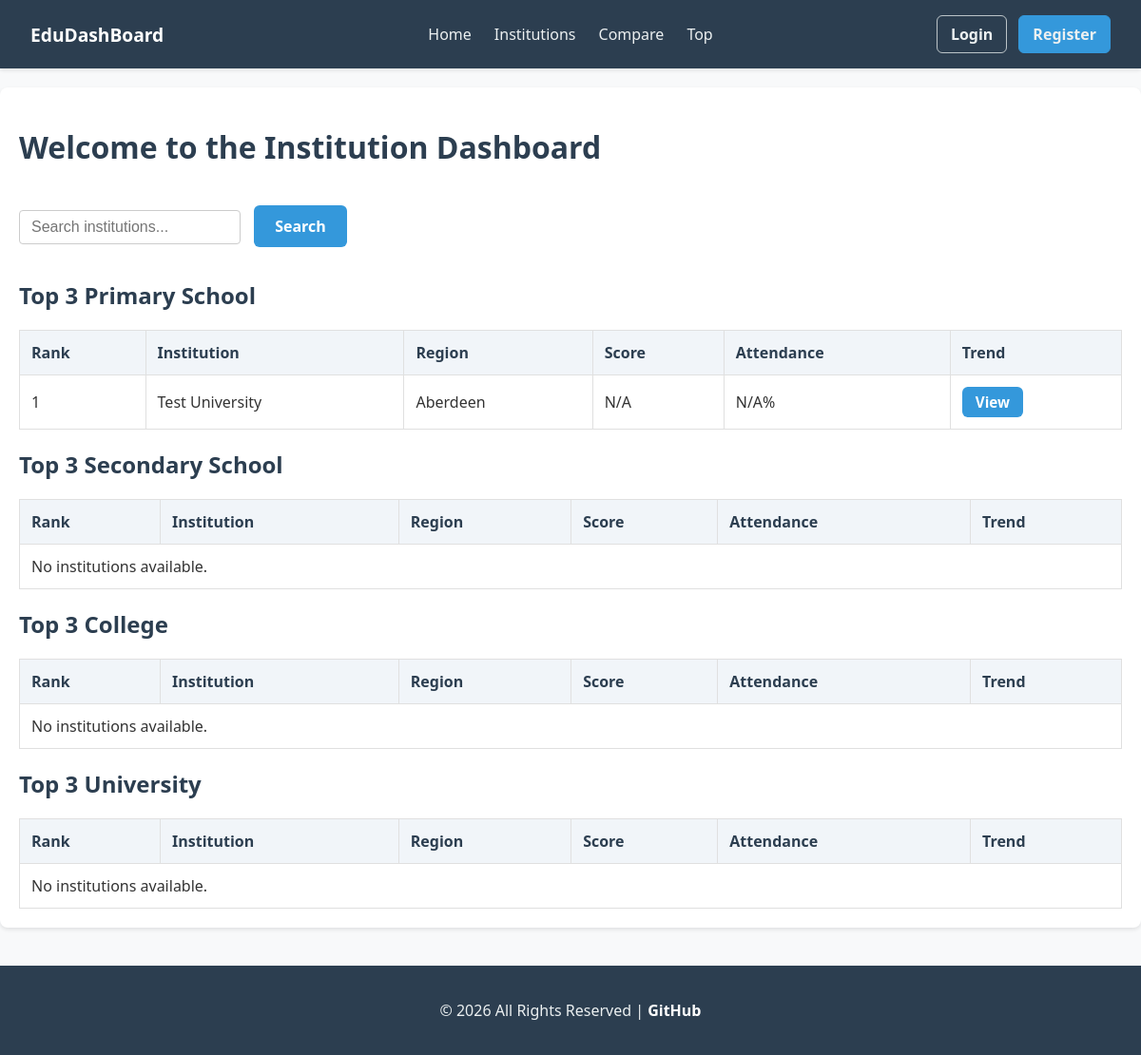
/, run on an earlier commit of the app's database.
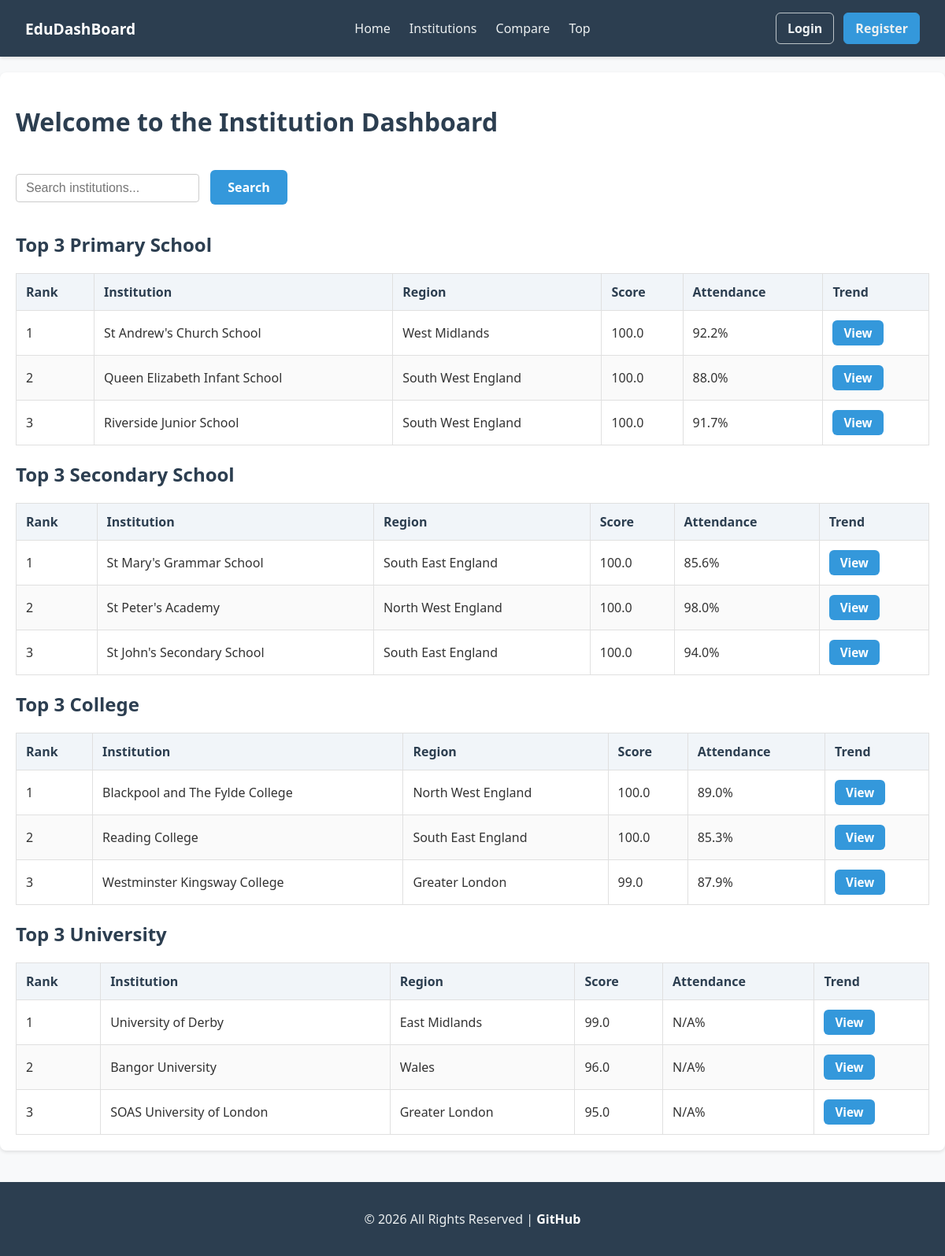
And on a later commit of the database.
### institutions/models.py (models this page shows, shortened)
class Institution(models.Model):
    CATEGORY_CHOICES = [
        ("Primary School", "Primary School"),
        ("Secondary School", "Secondary School"),
        ("College", "College"),
        ("University", "University"),
    ]
    name = models.CharField(max_length=200)
    category = models.CharField(
        max_length=50,
        choices=CATEGORY_CHOICES
    )
    region = models.ForeignKey(
        Region,
        on_delete=models.CASCADE
    )
    city = models.CharField(
        max_length=100,
        blank=True
    )
    postcode = models.CharField(
        max_length=20,
        blank=True
    )
    founded_year = models.IntegerField(
        null=True,
        blank=True
    )
    class Meta:
        ordering = ["name"]

class Region(models.Model):
    name = models.CharField(max_length=100)
    country = models.CharField(max_length=100, blank=True)
    class Meta:
        ordering = ["name"]

### institutions/views.py (the view)
# urls.py: 2. Add a URL to urlpatterns:  path('', views.home, name='home')
def home(request):
    top_institutions_by_category = []
    for category_value, category_label in Institution.CATEGORY_CHOICES:
        top_institutions = institutions_with_latest_performance(
            Institution.objects.filter(category=category_value)
        ).order_by("-latest_score")[:3]
        top_institutions_by_category.append({
            "category_label": category_label,
            "institutions": top_institutions,
        })
    return render(request, "institutions/home.html", {
        "top_institutions_by_category": top_institutions_by_category
    })

### institutions/views.py (called while the page is built)
def institutions_with_latest_performance(queryset):
    latest_record = PerformanceRecord.objects.filter(
        institution=OuterRef("pk")
    ).order_by("-year")
    return queryset.annotate(
        latest_score=Subquery(
            latest_record.values("overall_score")[:1],
            output_field=FloatField()
        ),
        latest_attendance=Subquery(
            latest_record.values("attendance_rate_pct")[:1],
            output_field=FloatField()
        ),
    )

### institutions/templates/institutions/home.html
{% extends 'institutions/base.html' %}
{% block content %}
    <h1>Welcome to the Institution Dashboard</h1>
    <form
        action="{% url 'institution_list' %}"
        method="GET"
        class="search-form"
    >
        <input
            type="text"
            name="q"
            placeholder="Search institutions..."
            required
        >
        <button type="submit" class="default-btn">
            Search
        </button>
    </form>
    {% for group in top_institutions_by_category %}
        <h2>
            Top 3 {{ group.category_label }}
        </h2>
        <table>
            <thead>
                <tr>
                    <th>Rank</th>
                    <th>Institution</th>
                    <th>Region</th>
                    <th>Score</th>
                    <th>Attendance</th>
                    <th>Trend</th>
                </tr>
            </thead>
            <tbody>
                {% for institution in group.institutions %}
                    <tr>
                        <td>{{ forloop.counter }}</td>
                        <td>{{ institution.name }}</td>
                        <td>{{ institution.region.name }}</td>
                        <td>
                            {{ institution.latest_score|default:"N/A" }}
                        </td>
                        <td>
                            {{ institution.latest_attendance|default:"N/A" }}%
                        </td>
                        <td>
                            <a
                                href="{% url 'institution_detail' institution.id %}"
                                class="table-link"
                            >
                                View
                            </a>
                        </td>
                    </tr>
                {% empty %}
                    <tr>
                        <td colspan="6">
                            No institutions available.
                        </td>
                    </tr>
                {% endfor %}
            </tbody>
        </table>
    {% endfor %}
{% endblock %}

What changed in the data, as far as the page shows it:
removed Institution: name "Test University", region.name "Aberdeen", latest_score "N/A", latest_attendance "N/A", shown under "Primary School"
added Institution: name "St Andrew's Church School", region.name "West Midlands", latest_score "100.0", latest_attendance "92.2", shown under "Primary School"
added Institution: name "Queen Elizabeth Infant School", region.name "South West England", latest_score "100.0", latest_attendance "88.0", shown under "Primary School"
added Institution: name "Riverside Junior School", region.name "South West England", latest_score "100.0", latest_attendance "91.7", shown under "Primary School"
added Institution: name "St Mary's Grammar School", region.name "South East England", latest_score "100.0", latest_attendance "85.6", shown under "Secondary School"
added Institution: name "St Peter's Academy", region.name "North West England", latest_score "100.0", latest_attendance "98.0", shown under "Secondary School"
added Institution: name "St John's Secondary School", region.name "South East England", latest_score "100.0", latest_attendance "94.0", shown under "Secondary School"
added Institution: name "Blackpool and The Fylde College", region.name "North West England", latest_score "100.0", latest_attendance "89.0", shown under "College"
added Institution: name "Reading College", region.name "South East England", latest_score "100.0", latest_attendance "85.3", shown under "College"
added Institution: name "Westminster Kingsway College", region.name "Greater London", latest_score "99.0", latest_attendance "87.9", shown under "College"
added Institution: name "University of Derby", region.name "East Midlands", latest_score "99.0", latest_attendance "N/A", shown under "University"
added Institution: name "Bangor University", region.name "Wales", latest_score "96.0", latest_attendance "N/A", shown under "University"
added Institution: name "SOAS University of London", region.name "Greater London", latest_score "95.0", latest_attendance "N/A", shown under "University"
Also different on the page:
list line gone: "No institutions available."
